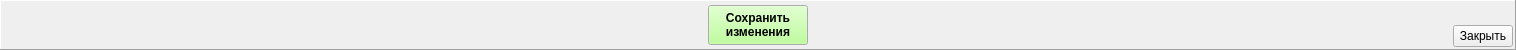
    <widget class="QFrame" name="frame">
     <property name="maximumSize">
      <size>
       <width>16777215</width>
       <height>50</height>
      </size>
     </property>
     <property name="frameShape">
      <enum>QFrame::Panel</enum>
     </property>
     <property name="frameShadow">
      <enum>QFrame::Raised</enum>
     </property>
     <layout class="QHBoxLayout" name="horizontalLayout_5">
      <property name="leftMargin">
       <number>2</number>
      </property>
      <property name="topMargin">
       <number>2</number>
      </property>
      <property name="rightMargin">
       <number>2</number>
      </property>
      <property name="bottomMargin">
       <number>2</number>
      </property>
      <item>
       <widget class="QFrame" name="frame_sp">
        <property name="minimumSize">
         <size>
          <width>60</width>
          <height>0</height>
         </size>
        </property>
        <property name="maximumSize">
         <size>
          <width>60</width>
          <height>16777215</height>
         </size>
        </property>
        <property name="frameShape">
         <enum>QFrame::NoFrame</enum>
        </property>
        <property name="frameShadow">
         <enum>QFrame::Raised</enum>
        </property>
       </widget>
      </item>
      <item>
       <spacer name="horizontalSpacer">
        <property name="orientation">
         <enum>Qt::Horizontal</enum>
        </property>
        <property name="sizeHint" stdset="0">
         <size>
          <width>639</width>
          <height>20</height>
         </size>
        </property>
       </spacer>
      </item>
      <item>
       <widget class="QPushButton" name="bn_save">
        <property name="minimumSize">
         <size>
          <width>100</width>
          <height>40</height>
         </size>
        </property>
        <property name="palette">
         <palette>
          <active>
           <colorrole role="Button">
            <brush brushstyle="SolidPattern">
             <color alpha="255">
              <red>170</red>
              <green>255</green>
              <blue>127</blue>
             </color>
            </brush>
           </colorrole>
          </active>
          <inactive>
           <colorrole role="Button">
            <brush brushstyle="SolidPattern">
             <color alpha="255">
              <red>170</red>
              <green>255</green>
              <blue>127</blue>
             </color>
            </brush>
           </colorrole>
          </inactive>
          <disabled>
           <colorrole role="Button">
            <brush brushstyle="SolidPattern">
             <color alpha="255">
              <red>170</red>
              <green>255</green>
              <blue>127</blue>
             </color>
            </brush>
           </colorrole>
          </disabled>
         </palette>
        </property>
        <property name="font">
         <font>
          <weight>75</weight>
          <bold>true</bold>
         </font>
        </property>
        <property name="text">
         <string>Сохранить
изменения</string>
        </property>
       </widget>
      </item>
      <item>
       <spacer name="horizontalSpacer_2">
        <property name="orientation">
         <enum>Qt::Horizontal</enum>
        </property>
        <property name="sizeHint" stdset="0">
         <size>
          <width>639</width>
          <height>20</height>
         </size>
        </property>
       </spacer>
      </item>
      <item>
       <layout class="QVBoxLayout" name="verticalLayout">
        <property name="spacing">
         <number>0</number>
        </property>
        <property name="leftMargin">
         <number>0</number>
        </property>
        <property name="topMargin">
         <number>0</number>
        </property>
        <property name="rightMargin">
         <number>0</number>
        </property>
        <property name="bottomMargin">
         <number>0</number>
        </property>
        <item>
         <spacer name="verticalSpacer_2">
          <property name="orientation">
           <enum>Qt::Vertical</enum>
          </property>
          <property name="sizeHint" stdset="0">
           <size>
            <width>2</width>
            <height>2</height>
           </size>
          </property>
         </spacer>
        </item>
        <item>
         <widget class="QPushButton" name="bn_cansel">
          <property name="minimumSize">
           <size>
            <width>60</width>
            <height>0</height>
           </size>
          </property>
          <property name="maximumSize">
           <size>
            <width>60</width>
            <height>16777215</height>
           </size>
          </property>
          <property name="font">
           <font>
            <weight>50</weight>
            <bold>false</bold>
           </font>
          </property>
          <property name="text">
           <string>Закрыть</string>
          </property>
         </widget>
        </item>
       </layout>
      </item>
     </layout>
    </widget>
